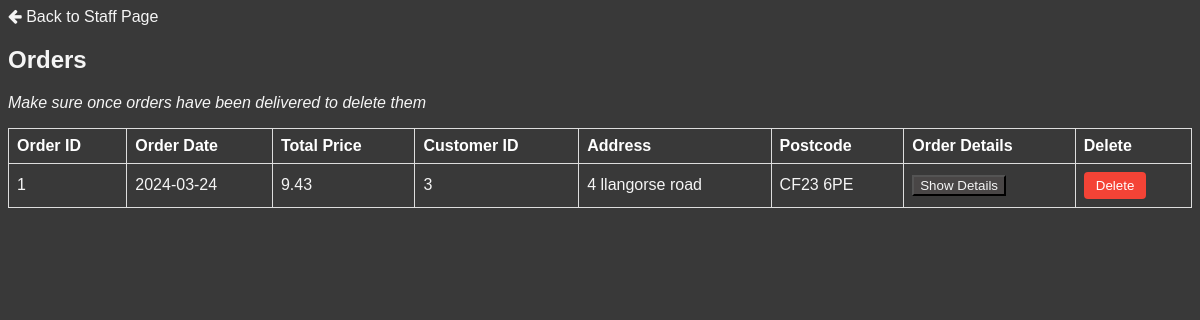
/OrdersTable.php, run on the app's committed database.
### tables this page shows
CREATE TABLE `orders` (
  `order_date` date DEFAULT NULL,
  `order_total` decimal(10,2) DEFAULT NULL,
  `customer_id` int(11) DEFAULT NULL,
  `address` varchar(255) DEFAULT NULL,
  `card_number` varchar(255) DEFAULT NULL,
  `expiry_month` varchar(10) DEFAULT NULL,
  `expiry_year` varchar(10) DEFAULT NULL,
  `cvv` varchar(10) DEFAULT NULL,
  `postcode` varchar(10) DEFAULT NULL,
  `orderID` int(11) NOT NULL
);

### OrdersTable.php (the view, shortened to what this page needs)
<?php
$servername = "localhost";
$username = "root";
$password = "root";
$dbname = "sunnyfielddata";
$conn = new mysqli($servername, $username, $password, $dbname);
$sql = "SELECT * FROM orders";
$result = $conn->query($sql);
?>
<!DOCTYPE html>
<html lang="en">
<head>
    <link rel="stylesheet" href="https://cdnjs.cloudflare.com/ajax/libs/font-awesome/4.7.0/css/font-awesome.min.css">
    <link rel="stylesheet" href="StaffPageCss.css">
</head>
<body>
<header>
    <link rel="stylesheet" href="https://cdnjs.cloudflare.com/ajax/libs/font-awesome/4.7.0/css/font-awesome.min.css">
    <link rel="stylesheet" href="StaffPageCss.css">
    <div class="back-button">
        <a href="http://localhost:81/my-app/staffPage.php" class="back-button">
            <i class="fa fa-arrow-left" aria-hidden="true"></i>
            <span>Back to Staff Page</span>
        </a>
    </div>
</header>
<div class="container">
    <h2>Orders</h2>
    <p><i>Make sure once orders have been delivered to delete them</i></p>
    <table>
        <tr>
            <th>Order ID</th>
            <th>Order Date</th>
            <th>Total Price</th>
            <th>Customer ID</th>
            <th>Address</th>
            <th>Postcode</th>
            <th>Order Details</th>
            <th>Delete</th>
        </tr>
        <?php
        if ($result->num_rows > 0) {
            while($row = $result->fetch_assoc()) {
                echo "<tr>";
                echo "<td>" . $row["orderID"] . "</td>";
                echo "<td>" . $row["order_date"] . "</td>";
                echo "<td>" . $row["order_total"] . "</td>";
                echo "<td>" . $row["customer_id"] . "</td>";
                echo "<td>" . $row["address"] . "</td>";
                echo "<td>" . $row["postcode"] . "</td>";
                echo "<td><button class='detail-btn'>Show Details</button>";
                echo "<div class='order-details'>";
                echo "</div></td>";
                echo "<td><form method='post' action='".$_SERVER["PHP_SELF"]."'>";
                echo "<button class='btn-remove' type='submit' name='btn_delete'>Delete</button></form></td>";
                echo "</tr>";
            }
        } else {
            echo "<tr><td colspan='8'>No orders found</td></tr>";
        }
        ?>
    </table>
</div>
</body>
</html>

### StaffPageCss.css (style rules this page uses)
body { background-color: rgb(57,57,57); font-style: Arial, sans-serif; color:whitesmoke }
header { background-color:rgb(57,57,57); }
a:link { color: whitesmoke; background-color: transparent; text-decoration: none; }
body { font-family: Arial, sans-serif; }
table { width: 100%; border-collapse: collapse; }
th, td { padding: 8px; text-align: left; border-bottom: 1px solid #ddd; }
th { background-color: rgb(57,57,57); }
.btn-remove { background-color: #f44336; color: white; padding: 6px 12px; border: none; border-radius: 4px; cursor: pointer; }
.detail-btn { background-color:rgb(73, 70, 70); color:whitesmoke }

### OrdersTable.php (style rules this page uses)
table { border-collapse: collapse; width: 100%; }
th, td { border: 1px solid #ddd; padding: 8px; text-align: left; }
th { background-color: rgb(57,57,57); color: white; }

### data on the page
orders: orderID "1", order_date "2024-03-24", order_total "9.43", customer "3", address "4 llangorse road", postcode "CF23 6PE"
